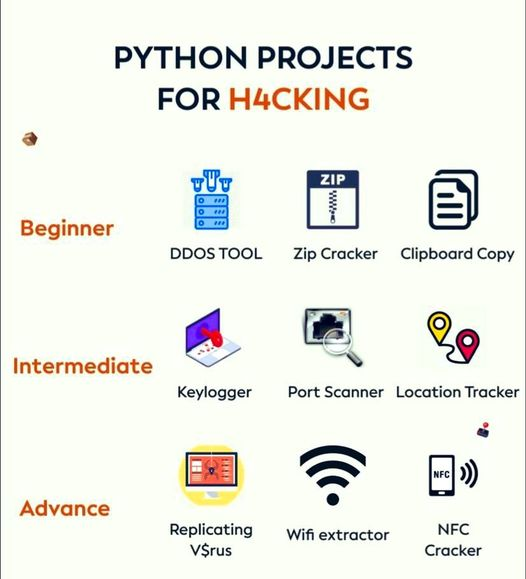
#> input picture Lab-1/projects.jpg, 526 x 579 px, found by its file name
$ python 2_black_and_white.py
#> lines starting #> are read from the running program, lines starting #| are printed output that depends on the picture; after the words box and inside, x2 and y2 are one past the last pixel; in counts of white or black regions, pixels touching at a corner belong together
import cv2

img= cv2.imread('./Lab-1/projects.jpg')
#> img is the input picture: shape (579, 526, 3); mean B, G, R 231.1, 238.7, 237.2
# img = cv2.resize(img, (800, 600))
image = cv2.cvtColor(img, cv2.COLOR_BGR2GRAY)
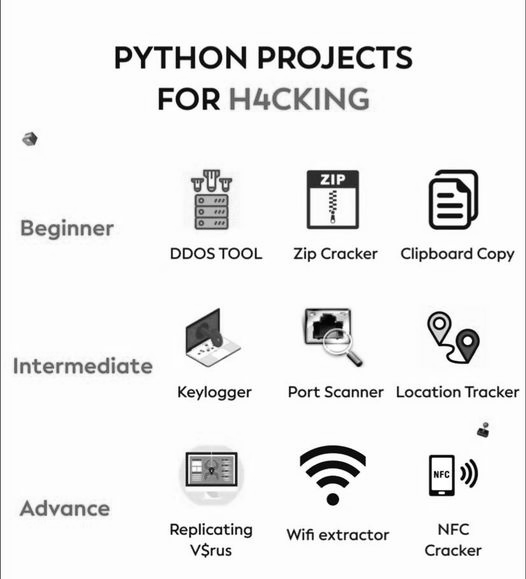
#> image: shape (579, 526); min 1, max 255, mean 237.3
(thresh, bimage) = cv2.threshold(image, 200, 225, cv2.THRESH_BINARY)
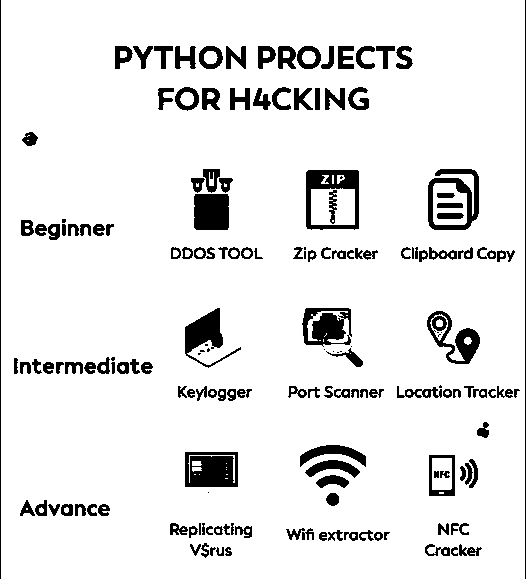
#> bimage: shape (579, 526); values 0 (black) and 225 (white), 91% white; 174 black regions (19 under 20 px), largest, box (x1, y1, x2, y2) and area: (185, 452, 238, 487) 1632, (306, 170, 359, 230) 1429, (302, 308, 352, 347) 1298
cv2.imshow("Real image",img)
cv2.imshow("image",bimage)
cv2.waitKey(0)
cv2.destroyAllWindows()
